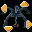

This is a level from a 2D game, rendered from its Tiled map with the project's own tilesets. A one-line summary and the map file follow, with tile-layer data summarised:
An orthogonal 2x2 tile map with 16x16 px tiles, 5 tile layers (base, io_up, io_left, io_down, ...), 2 tilesets.

<map version="1.9" tiledversion="1.9.0" orientation="orthogonal" renderorder="right-up" compressionlevel="0" width="2" height="2" tilewidth="16" tileheight="16" infinite="0" nextlayerid="9" nextobjectid="1">
 <tileset firstgid="1" name="buildings" tilewidth="16" tileheight="16" tilecount="10" columns="10">
  <image source="../tilesets/buildings.png" width="160" height="16" />
 </tileset>
 <tileset firstgid="11" name="io" tilewidth="16" tileheight="16" tilecount="4" columns="4">
  <image source="../tilesets/io.png" width="64" height="16" />
 </tileset>
 <layer id="1" name="base" width="2" height="2">
  <data>[4 cells, 4 non-empty, 4 distinct tile ids]</data>
 </layer>
 <layer id="4" name="io_up" width="2" height="2">
  <data>[4 cells, 1 non-empty, 1 distinct tile ids]</data>
 </layer>
 <layer id="5" name="io_left" width="2" height="2">
  <data>[4 cells, 1 non-empty, 1 distinct tile ids]</data>
 </layer>
 <layer id="6" name="io_down" width="2" height="2">
  <data>[4 cells, 1 non-empty, 1 distinct tile ids]</data>
 </layer>
 <layer id="7" name="io_right" width="2" height="2">
  <data>[4 cells, 1 non-empty, 1 distinct tile ids]</data>
 </layer>
</map>